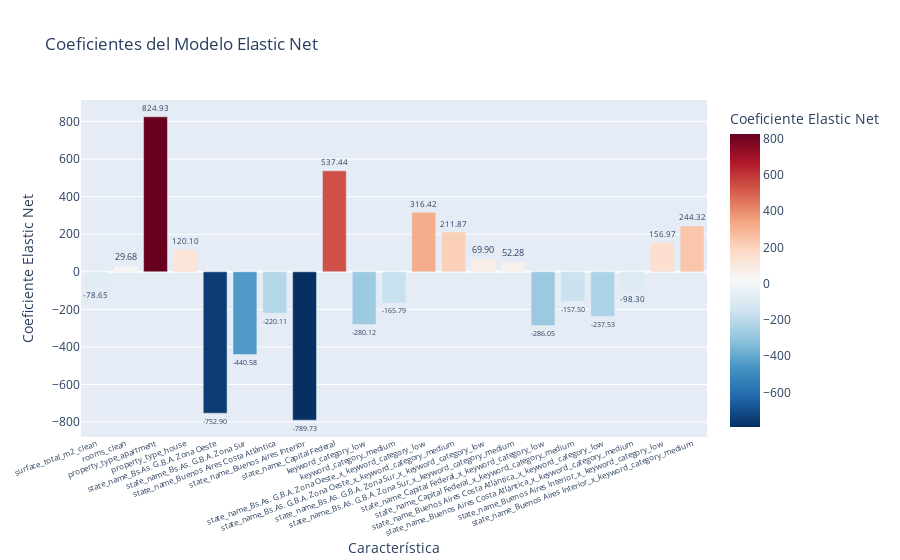
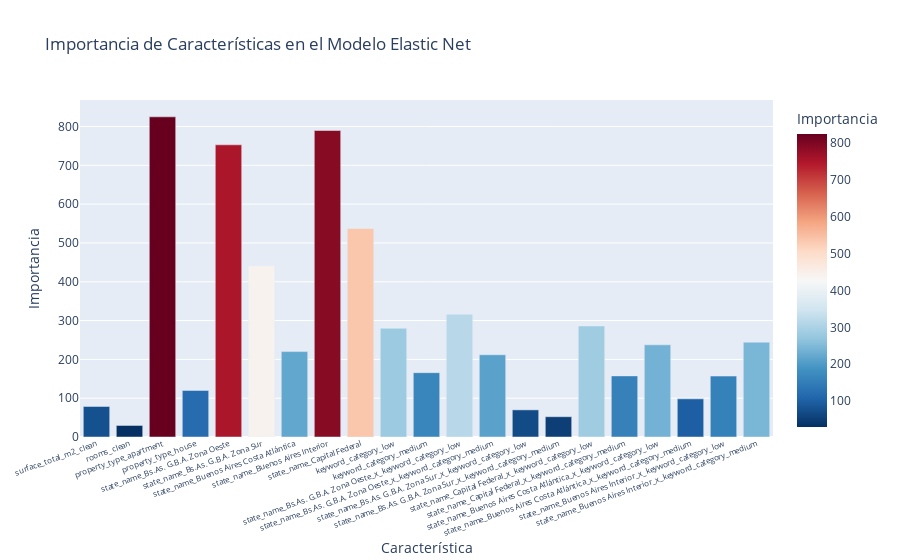

Notebook code cell kept with these figures, in order:
### Markdown cell above
- Gráficos interactivos

### Code cell
coef_df_elastic_net = pd.DataFrame({
    'Característica': X_multi.columns,
    'Coeficiente': modelo_elastic_net_cv.coef_,
    'Importancia': np.abs(modelo_elastic_net_cv.coef_)
})

# Coeficientes
fig_coef_elastic_net = px.bar(coef_df_elastic_net, x='Característica', y='Coeficiente', text='Coeficiente',
                              title='Coeficientes del Modelo Elastic Net',
                              labels={'Coeficiente': 'Coeficiente Elastic Net'},
                              color='Coeficiente', color_continuous_scale='RdBu_r')

fig_coef_elastic_net.update_layout(xaxis_tickangle=-20, showlegend=False)
fig_coef_elastic_net.update_traces(texttemplate='%{text:.2f}', textposition='outside')
fig_coef_elastic_net.update_xaxes(tickfont=dict(size=8), title_standoff=0.5)

# Importancia de Características
fig_importance_elastic_net = px.bar(coef_df_elastic_net, x='Característica', y='Importancia',
                                    title='Importancia de Características en el Modelo Elastic Net',
                                    labels={'Importancia': 'Importancia'},
                                    color='Importancia', color_continuous_scale='RdBu_r')

fig_importance_elastic_net.update_layout(xaxis_tickangle=-20, showlegend=False)
fig_importance_elastic_net.update_xaxes(tickfont=dict(size=8), title_standoff=0.5)

# Mostrar los gráficos interactivos para Elastic Net
fig_coef_elastic_net.show()
fig_importance_elastic_net.show()

### Figure 1 — Plotly figure (JSON) as saved in the notebook; plotly's stock layout.template omitted (floating-point values rounded to 4 significant figures)
{"data": [{"alignmentgroup": "True", "hovertemplate": "Característica=%{x}<br>Coeficiente Elastic Net=%{marker.color}<extra></extra>", "legendgroup": "", "marker": {"color": [-78.65, 29.68, 824.9, 120.1, -752.9, -440.6, -220.1, -789.7, 537.4, -280.1, -165.8, 316.4, 211.9, 69.9, 52.28, -286.0, -157.5, -237.5, -98.3, 157.0, 244.3], "coloraxis": "coloraxis", "pattern": {"shape": ""}}, "name": "", "offsetgroup": "", "orientation": "v", "showlegend": false, "text": [-78.65, 29.68, 824.9, 120.1, -752.9, -440.6, -220.1, -789.7, 537.4, -280.1, -165.8, 316.4, 211.9, 69.9, 52.28, -286.0, -157.5, -237.5, -98.3, 157.0, 244.3], "textposition": "outside", "texttemplate": "%{text:.2f}", "type": "bar", "x": ["surface_total_m2_clean", "rooms_clean", "property_type_apartment", "property_type_house", "state_name_Bs.As. G.B.A. Zona Oeste", "state_name_Bs.As. G.B.A. Zona Sur", "state_name_Buenos Aires Costa Atlántica", "state_name_Buenos Aires Interior", "state_name_Capital Federal", "keyword_category_low", "keyword_category_medium", "state_name_Bs.As. G.B.A. Zona Oeste_x_keyword_category_low", "state_name_Bs.As. G.B.A. Zona Oeste_x_keyword_category_medium", "state_name_Bs.As. G.B.A. Zona Sur_x_keyword_category_low", "state_name_Bs.As. G.B.A. Zona Sur_x_keyword_category_medium", "state_name_Capital Federal_x_keyword_category_low", "state_name_Capital Federal_x_keyword_category_medium", "state_name_Buenos Aires Costa Atlántica_x_keyword_category_low", "state_name_Buenos Aires Costa Atlántica_x_keyword_category_medium", "state_name_Buenos Aires Interior_x_keyword_category_low", "state_name_Buenos Aires Interior_x_keyword_category_medium"], "xaxis": "x", "y": [-78.65, 29.68, 824.9, 120.1, -752.9, -440.6, -220.1, -789.7, 537.4, -280.1, -165.8, 316.4, 211.9, 69.9, 52.28, -286.0, -157.5, -237.5, -98.3, 157.0, 244.3], "yaxis": "y"}], "layout": {"barmode": "relative", "coloraxis": {"colorbar": {"title": {"text": "Coeficiente Elastic Net"}}, "colorscale": [[0, "rgb(5,48,97)"], [0.1, "rgb(33,102,172)"], [0.2, "rgb(67,147,195)"], [0.3, "rgb(146,197,222)"], [0.4, "rgb(209,229,240)"], [0.5, "rgb(247,247,247)"], [0.6, "rgb(253,219,199)"], [0.7, "rgb(244,165,130)"], [0.8, "rgb(214,96,77)"], [0.9, "rgb(178,24,43)"], [1, "rgb(103,0,31)"]]}, "legend": {"tracegroupgap": 0}, "showlegend": false, "title": {"text": "Coeficientes del Modelo Elastic Net"}, "xaxis": {"anchor": "y", "domain": [0, 1], "tickangle": -20, "tickfont": {"size": 8}, "title": {"standoff": 0.5, "text": "Característica"}}, "yaxis": {"anchor": "x", "domain": [0, 1], "title": {"text": "Coeficiente Elastic Net"}}}}

### Figure 2 — Plotly figure (JSON) as saved in the notebook; plotly's stock layout.template omitted (floating-point values rounded to 4 significant figures)
{"data": [{"alignmentgroup": "True", "hovertemplate": "Característica=%{x}<br>Importancia=%{marker.color}<extra></extra>", "legendgroup": "", "marker": {"color": [78.65, 29.68, 824.9, 120.1, 752.9, 440.6, 220.1, 789.7, 537.4, 280.1, 165.8, 316.4, 211.9, 69.9, 52.28, 286.0, 157.5, 237.5, 98.3, 157.0, 244.3], "coloraxis": "coloraxis", "pattern": {"shape": ""}}, "name": "", "offsetgroup": "", "orientation": "v", "showlegend": false, "textposition": "auto", "type": "bar", "x": ["surface_total_m2_clean", "rooms_clean", "property_type_apartment", "property_type_house", "state_name_Bs.As. G.B.A. Zona Oeste", "state_name_Bs.As. G.B.A. Zona Sur", "state_name_Buenos Aires Costa Atlántica", "state_name_Buenos Aires Interior", "state_name_Capital Federal", "keyword_category_low", "keyword_category_medium", "state_name_Bs.As. G.B.A. Zona Oeste_x_keyword_category_low", "state_name_Bs.As. G.B.A. Zona Oeste_x_keyword_category_medium", "state_name_Bs.As. G.B.A. Zona Sur_x_keyword_category_low", "state_name_Bs.As. G.B.A. Zona Sur_x_keyword_category_medium", "state_name_Capital Federal_x_keyword_category_low", "state_name_Capital Federal_x_keyword_category_medium", "state_name_Buenos Aires Costa Atlántica_x_keyword_category_low", "state_name_Buenos Aires Costa Atlántica_x_keyword_category_medium", "state_name_Buenos Aires Interior_x_keyword_category_low", "state_name_Buenos Aires Interior_x_keyword_category_medium"], "xaxis": "x", "y": [78.65, 29.68, 824.9, 120.1, 752.9, 440.6, 220.1, 789.7, 537.4, 280.1, 165.8, 316.4, 211.9, 69.9, 52.28, 286.0, 157.5, 237.5, 98.3, 157.0, 244.3], "yaxis": "y"}], "layout": {"barmode": "relative", "coloraxis": {"colorbar": {"title": {"text": "Importancia"}}, "colorscale": [[0, "rgb(5,48,97)"], [0.1, "rgb(33,102,172)"], [0.2, "rgb(67,147,195)"], [0.3, "rgb(146,197,222)"], [0.4, "rgb(209,229,240)"], [0.5, "rgb(247,247,247)"], [0.6, "rgb(253,219,199)"], [0.7, "rgb(244,165,130)"], [0.8, "rgb(214,96,77)"], [0.9, "rgb(178,24,43)"], [1, "rgb(103,0,31)"]]}, "legend": {"tracegroupgap": 0}, "showlegend": false, "title": {"text": "Importancia de Características en el Modelo Elastic Net"}, "xaxis": {"anchor": "y", "domain": [0, 1], "tickangle": -20, "tickfont": {"size": 8}, "title": {"standoff": 0.5, "text": "Característica"}}, "yaxis": {"anchor": "x", "domain": [0, 1], "title": {"text": "Importancia"}}}}
